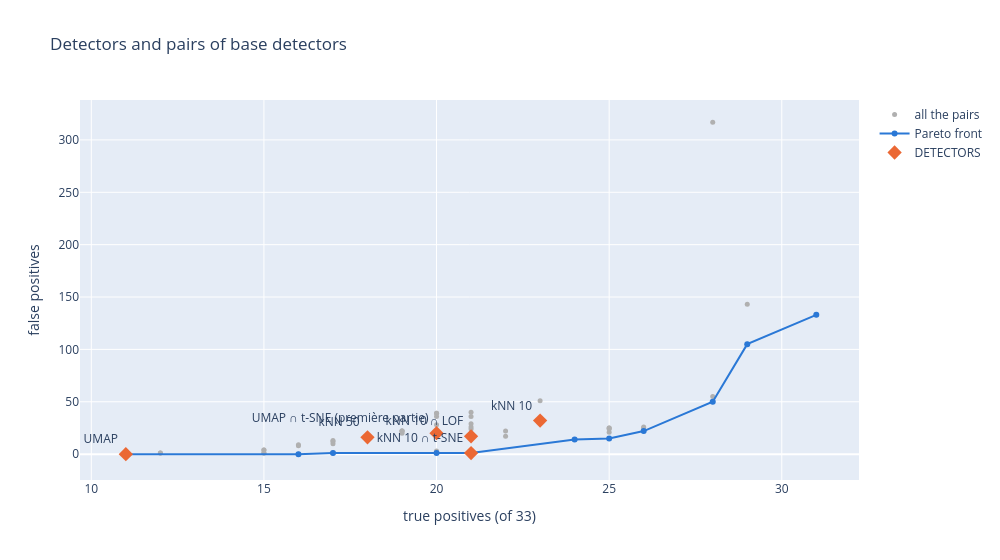

Notebook cell for this chart:
### Markdown cell above
### Détecteurs et évaluation

Détecteurs de base, chacun signale des phrases :
- **kNN `k`** : les `k` phrases les plus proches dans l'espace des descripteurs ont toutes une même autre étiquette ;
- **UMAP `k` / t-SNE `k`** (`p99` : avec le percentile) : critères des outliers UMAP/t-SNE ci-dessus dans chaque espace, aucune des `k` voisines n'a son étiquette, au moins 80 % d'entre elles en ont une même autre, et (`p99`) la phrase de son étiquette la plus proche est plus loin que pour 99 % des phrases ;
- **LOF** : phrase atypique parmi celles de son étiquette (Local Outlier Factor, 20 voisines, sur les descripteurs).

`DETECTORS` : les détecteurs retenus (seuls ou intersections), `DETECTOR` celui affiché au départ dans l'écoute plus bas (puis choisi dans une liste). Avec `ANNOTATIONS = "zenodo"` : vrais et faux positifs de chaque détecteur (phrases des chants décalés exclues), toutes les paires de détecteurs de base (front de Pareto : le moins de faux positifs pour chaque nombre de vrais), et validation croisée du choix de la paire (choisie sur une moitié des chants, rappel d'au moins `CV_RECALL` ; évaluée sur l'autre moitié ; `CV_SPLITS` tirages), qui montre si les meilleures combinaisons sont sur-ajustées.

### Code cell
from itertools import combinations

import plotly.graph_objects as go
from sklearn.neighbors import LocalOutlierFactor

CV_RECALL = 0.75  # recall (on half of the songs) of the pair chosen in the cross-validation, at least
CV_SPLITS = 100


def knn_rule(X, k):
    """Phrases whose k nearest phrases in X all share a single other label."""
    neighbor_labels = study_labels[NearestNeighbors(n_neighbors=k + 1).fit(X).kneighbors(X)[1][:, 1:]]
    return (neighbor_labels == neighbor_labels[:, :1]).all(axis=1) & (neighbor_labels[:, 0] != study_labels)


def space_rule(Y, k, percentile=None):
    """Criteria of the outliers of the first part in the space Y: none of the k nearest phrases has the label, at least 80 % of them share
    another one, and (percentile) the nearest phrase of the label is further than for percentile % of the phrases."""
    nearest = NearestNeighbors(n_neighbors=k + 1).fit(Y).kneighbors(Y)[1][:, 1:]
    neighbor_labels = study_labels[nearest]
    majority = np.array([Counter(row).most_common(1)[0][1] for row in neighbor_labels])
    flags = (neighbor_labels != study_labels[:, None]).all(axis=1) & (majority >= np.ceil(0.8 * k))
    if percentile is not None:
        to_same = np.full(len(Y), np.inf)
        for label in np.unique(study_labels):
            idx = np.flatnonzero(study_labels == label)
            if len(idx) > 1:
                to_same[idx] = NearestNeighbors(n_neighbors=2).fit(Y[idx]).kneighbors(Y[idx])[0][:, 1]
        flags &= to_same > np.percentile(to_same[np.isfinite(to_same)], percentile)
    return flags


base = {f"kNN {k}": knn_rule(X_desc, k) for k in (5, 10, 30, 50)}
for name, Y in study_spaces.items():
    for k, percentile in ((5, 99), (10, 99), (30, None)):
        base[f"{name} {k}" + (f" p{percentile}" if percentile else "")] = space_rule(Y, k, percentile)
base["LOF"] = np.zeros(len(study_info), bool)
for label in np.unique(study_labels):
    idx = np.flatnonzero(study_labels == label)
    if len(idx) > 25:
        base["LOF"][idx] = LocalOutlierFactor(n_neighbors=20).fit_predict(X_desc[idx]) == -1

DETECTORS = {
    "UMAP ∩ t-SNE (première partie)": base["UMAP 10 p99"] & base["t-SNE 10 p99"],
    "kNN 10": base["kNN 10"],
    "kNN 50": base["kNN 50"],
    "kNN 10 ∩ t-SNE": base["kNN 10"] & base["t-SNE 10 p99"],
    "kNN 50 ∩ UMAP": base["kNN 50"] & base["UMAP 5 p99"],
    "kNN 10 ∩ LOF": base["kNN 10"] & base["LOF"],
}
DETECTOR = "UMAP ∩ t-SNE (première partie)"  # shown first below (then chosen in the list)


def score(flags, mask=scored):
    flagged = flags & mask
    return dict(flagged=int(flagged.sum()), true=int((flagged & relabeled).sum()),
                false=int((flagged & ~relabeled).sum()))


summary = pd.DataFrame([{"detector": name, **score(flags)} for name, flags in DETECTORS.items()])
if ANNOTATIONS != "zenodo":
    display(summary[["detector", "flagged"]].style.hide(axis="index")
            .set_caption("Phrases flagged by each detector (songs with shifted annotations excepted)"))
else:
    summary["precision"] = summary["true"] / summary["flagged"].clip(lower=1)
    summary["recall"] = summary["true"] / relabeled.sum()
    display(summary.rename(columns={"true": "true positives", "false": "false positives"}).style.format(
        {"precision": "{:.0%}", "recall": "{:.0%}"}).hide(axis="index").set_caption(
        f"Each detector on the {scored.sum()} phrases of the songs without shifted annotations: true positives (of the "
        f"{relabeled.sum()} phrases relabeled since the record) and false positives"))

    # all the pairs of base detectors, their Pareto front, and the cross-validation of the choice of the pair
    combos = {name: flags for name, flags in base.items()}
    combos.update({f"{a} ∩ {b}": base[a] & base[b] for a, b in combinations(base, 2)})
    pairs = pd.DataFrame([{"combination": name, **score(flags)} for name, flags in combos.items()])
    front = pairs[pairs["true"] > 0].sort_values(["true", "false"]).groupby("true").head(1)
    front = front[front["false"] == front["false"][::-1].cummin()[::-1]]
    rng = np.random.default_rng(0)
    songs = np.unique(song_of[scored])
    names, flag_matrix = list(combos), np.array(list(combos.values())) & scored
    cv = []
    for _ in range(CV_SPLITS):
        half = np.isin(song_of, rng.choice(songs, len(songs) // 2, replace=False))
        true_a, false_a = (flag_matrix & half & relabeled).sum(1), (flag_matrix & half & ~relabeled).sum(1)
        ok = true_a >= CV_RECALL * (half & relabeled).sum()
        best = np.flatnonzero(ok)[np.argmin(false_a[ok])] if ok.any() else None
        other = scored & ~half
        for name, flags in [("best pair (chosen on the other half)", flag_matrix[best] if best is not None else None)] \
                + list(DETECTORS.items()):
            if flags is not None:
                cv.append(dict(detector=name, true=(flags & other & relabeled).sum(),
                               false=(flags & other & ~relabeled).sum(), n=(other & relabeled).sum()))
    cv = pd.DataFrame(cv).groupby("detector", sort=False)[["true", "false", "n"]].sum()
    cv = pd.DataFrame({"precision": cv["true"] / (cv["true"] + cv["false"]).clip(lower=1),
                       "recall": cv["true"] / cv["n"]})
    display(cv.style.format("{:.0%}").set_caption(
        f"Cross-validation ({CV_SPLITS} random halves of the songs): precision and recall on the other half"))

    fig_pairs = go.Figure()
    fig_pairs.add_trace(go.Scatter(x=pairs["true"], y=pairs["false"], mode="markers", name="all the pairs",
                                   text=pairs["combination"], hoverinfo="text+x+y",
                                   marker=dict(size=5, color="#b0b0b0")))
    fig_pairs.add_trace(go.Scatter(x=front["true"], y=front["false"], mode="lines+markers", name="Pareto front",
                                   text=front["combination"], hoverinfo="text+x+y", line=dict(color="#2a78d6")))
    fig_pairs.add_trace(go.Scatter(x=summary["true"], y=summary["false"], mode="markers+text", name="DETECTORS",
                                   text=summary["detector"], textposition="top left",
                                   marker=dict(size=11, symbol="diamond", color="#eb6834")))
    fig_pairs.update_layout(width=1000, height=560, xaxis_title=f"true positives (of {relabeled.sum()})",
                            yaxis_title="false positives", title="Detectors and pairs of base detectors")
    fig_pairs.show()

### Figure 1 — Plotly figure (JSON) as saved in the notebook; plotly's stock layout.template omitted (floating-point values rounded to 4 significant figures)
{"data": [{"hoverinfo": "text+x+y", "marker": {"color": "#b0b0b0", "size": 5}, "mode": "markers", "name": "all the pairs", "text": ["kNN 5", "kNN 10", "kNN 30", "kNN 50", "UMAP 5 p99", "UMAP 10 p99", "UMAP 30", "t-SNE 5 p99", "t-SNE 10 p99", "t-SNE 30", "LOF", "kNN 5 ∩ kNN 10", "kNN 5 ∩ kNN 30", "kNN 5 ∩ kNN 50", "kNN 5 ∩ UMAP 5 p99", "kNN 5 ∩ UMAP 10 p99", "kNN 5 ∩ UMAP 30", "kNN 5 ∩ t-SNE 5 p99", "kNN 5 ∩ t-SNE 10 p99", "kNN 5 ∩ t-SNE 30", "kNN 5 ∩ LOF", "kNN 10 ∩ kNN 30", "kNN 10 ∩ kNN 50", "kNN 10 ∩ UMAP 5 p99", "kNN 10 ∩ UMAP 10 p99", "kNN 10 ∩ UMAP 30", "kNN 10 ∩ t-SNE 5 p99", "kNN 10 ∩ t-SNE 10 p99", "kNN 10 ∩ t-SNE 30", "kNN 10 ∩ LOF", "kNN 30 ∩ kNN 50", "kNN 30 ∩ UMAP 5 p99", "kNN 30 ∩ UMAP 10 p99", "kNN 30 ∩ UMAP 30", "kNN 30 ∩ t-SNE 5 p99", "kNN 30 ∩ t-SNE 10 p99", "kNN 30 ∩ t-SNE 30", "kNN 30 ∩ LOF", "kNN 50 ∩ UMAP 5 p99", "kNN 50 ∩ UMAP 10 p99", "kNN 50 ∩ UMAP 30", "kNN 50 ∩ t-SNE 5 p99", "kNN 50 ∩ t-SNE 10 p99", "kNN 50 ∩ t-SNE 30", "kNN 50 ∩ LOF", "UMAP 5 p99 ∩ UMAP 10 p99", "UMAP 5 p99 ∩ UMAP 30", "UMAP 5 p99 ∩ t-SNE 5 p99", "UMAP 5 p99 ∩ t-SNE 10 p99", "UMAP 5 p99 ∩ t-SNE 30", "UMAP 5 p99 ∩ LOF", "UMAP 10 p99 ∩ UMAP 30", "UMAP 10 p99 ∩ t-SNE 5 p99", "UMAP 10 p99 ∩ t-SNE 10 p99", "UMAP 10 p99 ∩ t-SNE 30", "UMAP 10 p99 ∩ LOF", "UMAP 30 ∩ t-SNE 5 p99", "UMAP 30 ∩ t-SNE 10 p99", "UMAP 30 ∩ t-SNE 30", "UMAP 30 ∩ LOF", "t-SNE 5 p99 ∩ t-SNE 10 p99", "t-SNE 5 p99 ∩ t-SNE 30", "t-SNE 5 p99 ∩ LOF", "t-SNE 10 p99 ∩ t-SNE 30", "t-SNE 10 p99 ∩ LOF", "t-SNE 30 ∩ LOF"], "type": "scatter", "x": [23, 23, 19, 18, 21, 20, 29, 25, 26, 31, 28, 23, 19, 18, 15, 15, 21, 20, 21, 22, 21, 19, 18, 15, 15, 21, 20, 21, 22, 21, 18, 12, 12, 17, 17, 17, 18, 17, 11, 11, 16, 16, 16, 17, 16, 20, 21, 20, 20, 21, 20, 20, 20, 20, 20, 19, 25, 26, 29, 28, 25, 25, 24, 26, 25, 28], "y": [51, 32, 22, 16, 40, 39, 143, 25, 26, 133, 317, 32, 22, 16, 4, 4, 24, 3, 3, 22, 26, 22, 16, 1, 1, 15, 1, 1, 17, 17, 16, 1, 1, 12, 1, 1, 14, 13, 0, 0, 8, 0, 0, 10, 9, 39, 36, 19, 20, 29, 21, 36, 19, 20, 28, 20, 21, 22, 105, 50, 25, 24, 14, 25, 15, 55]}, {"hoverinfo": "text+x+y", "line": {"color": "#2a78d6"}, "mode": "lines+markers", "name": "Pareto front", "text": ["kNN 50 ∩ UMAP 5 p99", "kNN 50 ∩ t-SNE 5 p99", "kNN 30 ∩ t-SNE 5 p99", "kNN 10 ∩ t-SNE 5 p99", "kNN 10 ∩ t-SNE 10 p99", "t-SNE 5 p99 ∩ LOF", "t-SNE 10 p99 ∩ LOF", "UMAP 30 ∩ t-SNE 10 p99", "UMAP 30 ∩ LOF", "UMAP 30 ∩ t-SNE 30", "t-SNE 30"], "type": "scatter", "x": [11, 16, 17, 20, 21, 24, 25, 26, 28, 29, 31], "y": [0, 0, 1, 1, 1, 14, 15, 22, 50, 105, 133]}, {"marker": {"color": "#eb6834", "size": 11, "symbol": "diamond"}, "mode": "markers+text", "name": "DETECTORS", "text": ["UMAP ∩ t-SNE (première partie)", "kNN 10", "kNN 50", "kNN 10 ∩ t-SNE", "kNN 50 ∩ UMAP", "kNN 10 ∩ LOF"], "textposition": "top left", "type": "scatter", "x": [20, 23, 18, 21, 11, 21], "y": [20, 32, 16, 1, 0, 17]}], "layout": {"height": 560, "title": {"text": "Detectors and pairs of base detectors"}, "width": 1000, "xaxis": {"title": {"text": "true positives (of 33)"}}, "yaxis": {"title": {"text": "false positives"}}}}
